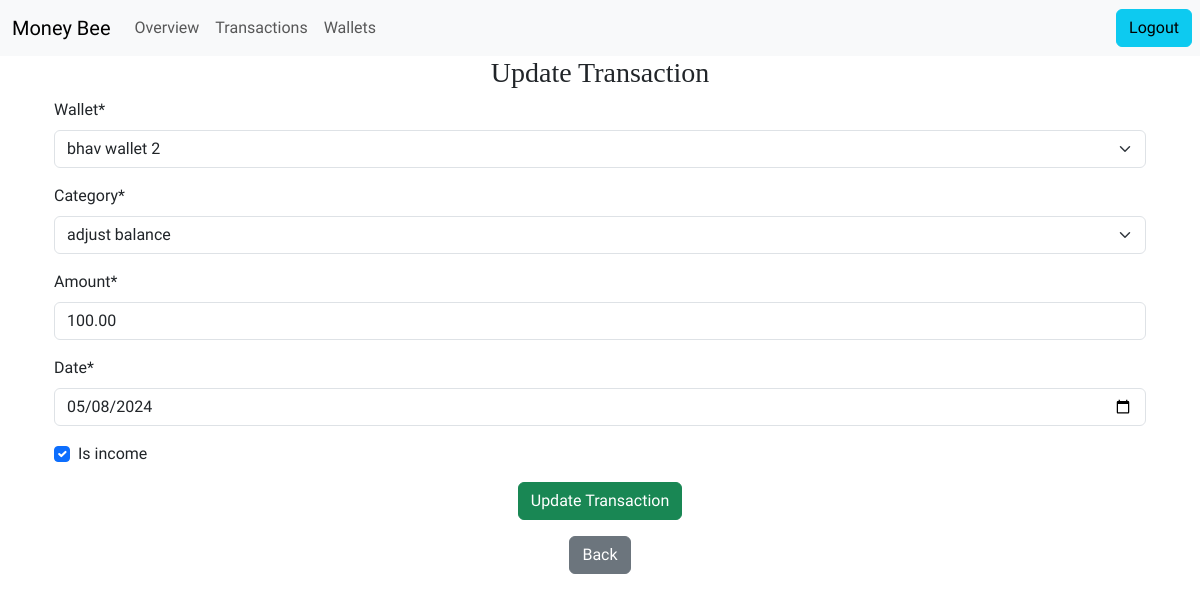
Screenshot of /personal/transactions/22/update (signed in) with the database file from the repository.
### expense_tracker/models.py (models this page shows, shortened)
class Transaction(models.Model):
    wallet = models.ForeignKey(
        Wallet, on_delete=models.CASCADE
    )  # One-to-many link to Wallet
    category = models.ForeignKey(
        Category, on_delete=models.SET_NULL, null=True
    )  # Many-to-one link to Category
    amount = models.DecimalField(max_digits=10, decimal_places=2,
                                 validators=[MinValueValidator(Decimal('0.00'))])  # Transaction amount
    date = models.DateField()  # Transaction date
    is_income = models.BooleanField(default=False)
    user=models.ForeignKey(User, on_delete=models.CASCADE)

### expense_tracker/views.py (the view)
# urls.py: path('personal/transactions/<int:pk>/update',views.UpdateTransaction.as_view(),name="update_transaction"),
class UpdateTransaction(UpdateView):
    model = Transaction
    form_class=UpdateTransactionForm
    template_name = 'expense_tracker/update_transaction.html'  # Template for update form
    success_url = reverse_lazy('list_transaction')  # URL to redirect after successful update
    def get_form_kwargs(self):
        kwargs = super(UpdateTransaction, self).get_form_kwargs()
        kwargs['user'] = self.request.user
        return kwargs

### expense_tracker/forms.py
class UpdateTransactionForm(forms.ModelForm):
    class Meta:
        model=Transaction
        exclude=['user']
        widgets = {
            'date': forms.DateInput( attrs={'type': 'date', 'max': formats.date_format(timezone.now(), 'Y-m-d')})
        }
    def __init__(self, *args, **kwargs):
        user = kwargs.pop('user', None)
        print("User:", user)
        super().__init__(*args, **kwargs)  # Initialize the form
        if user is not None:  # Check if user is provided
            self.fields['wallet'].queryset = Wallet.objects.filter(user=user)

### expense_tracker/models.py (called while the page is built)
    def __str__(self):
        return f"{self.name}"  # For readable display

    def __str__(self):
        return self.name  # For readable display

### expense_tracker/templates/expense_tracker/update_transaction.html (shortened to what this page needs)
{% extends "expense_tracker/personal_home.html" %}
{% load crispy_forms_tags %}
{% load static %}
{% block content%}
<div class="container text-center">
    <h3>Update Transaction</h3>
    <div class="container text-start ">
        <form method="post">
            {{ form | crispy }}
            <div class="text-center">
                <button type="submit" class="btn btn-success">Update Transaction</button>
            </div>
        </form>
        <div class="container text-center">
            <a href="{% url 'list_transaction' %}" class="btn btn-secondary  my-3">Back</a>
        </div>
    </div>
</div>
{% endblock %}

### expense_tracker/static/expense_tracker/base.css (style rules this page uses)
:root { --font-source-sans: "Source Sans 3", sans-serif; --font-libre-baskerville: "Libre Baskerville", serif; }
body { font-family: var(--font-source-sans); }
*, *::before, *::after { box-sizing: border-box; }
h1, h2, h3 { font-family: var(--font-libre-baskerville); }

### rows the page displays
Transaction: wallet "bhav wallet 2", category "adjust balance", amount "100.00", date "05/08/2024", is_income "☑"
